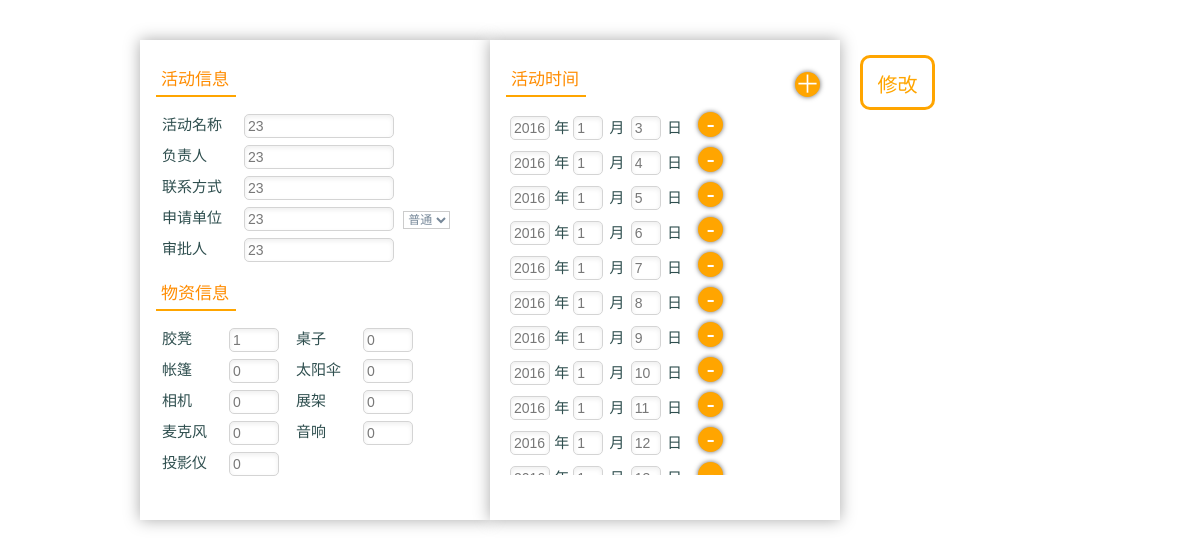
The page /684/apply_modify/ on the database its author committed.
### mng/models.py (models this page shows, shortened)
class Apply(models.Model):
    act_name = models.CharField(max_length=100)
    applicant = models.CharField(max_length=50)
    tel = models.CharField(max_length=30)
    apply_org = models.CharField(max_length=50)
    assistant = models.CharField(max_length=50, default='no_name')
    char_num = models.IntegerField(default=0)
    desk_num = models.IntegerField(default=0)
    tent_num = models.IntegerField(default=0)
    umbrella_num = models.IntegerField(default=0)
    red_num = models.IntegerField(default=0)
    cloth_num = models.IntegerField(default=0)
    loud_num = models.IntegerField(default=0)
    sound_num = models.IntegerField(default=0)
    projector = models.IntegerField(default=0)

class ApplyTime(models.Model):
    apply = models.ForeignKey(Apply, related_name='rap')
    year = models.IntegerField(default=0)
    month = models.IntegerField(default=0)
    day = models.IntegerField(default=0)

### mng/views.py (the view)
# urls.py: url(r'^(?P<apply_id>[0-9]+)/apply_modify/$', views.apply_modify, name='apply_modify'),
def apply_modify(request, apply_id):
    apply_rcd = get_object_or_404(Apply, pk=apply_id)
    return render(request, 'mng/apply_modify.html', {'apply': apply_rcd})

### mng/templates/mng/apply_modify.html (shortened to what this page needs)
<!DOCTYPE html>
<html lang="en">
<head>
    {% load staticfiles %}
    <link type="text/css" rel="stylesheet" href="{% static "css/base.css" %}">
    <link type="text/css" rel="stylesheet" href="{% static "css/apply.css" %}">
</head>
<body>
<div>
    <form action="{% url 'mng:save_modify' apply.id%}" onsubmit="return checkParam()" method="post" style="height: 100%">
        <div class="main">
            <div class="apply-content">
                <div class="table_title">活动信息</div>
                <table>
                    <tr class="input_wrap">
                        <td>
                            <label for="act_name">活动名称</label>
                        </td>
                        <td>
                            <input type="text" name="act_name" id="act_name" onfocus="highLight(this)"
                                   value="{{ apply.act_name }}"/>
                        </td>
                    </tr>
                    <tr class="input_wrap">
                        <td>
                            <label for="applicant">负责人</label>
                        </td>
                        <td>
                            <input type="text" name="applicant" id="applicant" onfocus="highLight(this)"
                                   value="{{ apply.applicant }}"/>
                        </td>
                    </tr>
                    <tr class="input_wrap">
                        <td>
                            <label for="tel">联系方式</label>
                        </td>
                        <td>
                            <input type="text" id="tel" name="tel" onfocus="highLight(this)" value="{{ apply.tel }}"/>
                        </td>
                    </tr>
                    <tr class="input_wrap">
                        <td>
                            <label for="apply_org">申请单位</label>
                        </td>
                        <td>
                            <input type="text" id="apply_org" name="apply_org" onfocus="highLight(this)"
                                   value="{{ apply.apply_org }}"/>
                            <select id="priority" name="priority" onfocus="highLight(this)">
                                <option value="1">普通</option>
                            </select>
                        </td>
                    </tr>
                    <tr class="input_wrap">
                        <td>
                            <label for="assistant">审批人</label>
                        </td>
                        <td>
                            <input type="text" id="assistant" name="assistant" onfocus="highLight(this)"
                            value="{{ apply.assistant }}"/>
                        </td>
                    </tr>
                </table>
                <div class="table_title">物资信息</div>
                <table id="material">
                    <tr class="material_wrap">
                        <td>
                            <label for="chair_num">胶凳</label>
                        </td>
                        <td>
                            <input type="text" id="chair_num" name="chair_num" onfocus="highLight(this)"
                                   value="{{ apply.char_num }}"/>
                        </td>
                        <td>
                            <label for="desk_num">桌子</label>
                        </td>
                        <td>
                            <input type="text" id="desk_num" name="desk_num" onfocus="highLight(this)"
                                   value="{{ apply.desk_num }}"/>
                        </td>
                    </tr>
                    <tr class="material_wrap">
                        <td>
                            <label for="tent_num">帐篷</label>
                        </td>
                        <td>
                            <input type="text" id="tent_num" name="tent_num" onfocus="highLight(this)"
                                   value="{{ apply.tent_num }}"/>
                        </td>
                        <td>
                            <label for="umbrella_num">太阳伞</label>
                        </td>
                        <td>
                            <input type="text" id="umbrella_num" name="umbrella_num" onfocus="highLight(this)"
                                   value="{{ apply.umbrella_num }}"/>
                        </td>
                    </tr>
                    <tr class="material_wrap">
                        <td>
                            <label for="red_num">相机</label>
                        </td>
                        <td>
                            <input type="text" id="red_num" name="red_num" onfocus="highLight(this)"
                                   value="{{ apply.red_num }}"/>
                        </td>
                        <td>
                            <label for="cloth_num">展架</label>
                        </td>
                        <td>
                            <input type="text" id="cloth_num" name="cloth_num" onfocus="highLight(this)"
                                   value="{{ apply.cloth_num }}"/>
                        </td>
                    </tr>
                    <tr class="material_wrap">
                        <td>
                            <label for="loud_num">麦克风</label>
                        </td>
                        <td>
                            <input type="text" id="loud_num" name="loud_num" onfocus="highLight(this)"
                                   value="{{ apply.loud_num }}"/>
                        </td>
                        <td>
                            <label for="sound_num">音响</label>
                        </td>
                        <td>
                            <input type="text" id="sound_num" name="sound_num" onfocus="highLight(this)"
                                   value="{{ apply.sound_num }}"/>
                        </td>
                    </tr>
                    <tr class="material_wrap">
                        <td>
                            <label for="projector">投影仪</label>
                        </td>
                        <td>
                            <input type="text" id="projector" name="projector" onfocus="highLight(this)"
                                   value="{{ apply.projector }}"/>
                        </td>
                    </tr>
                </table>
            </div>
            <div class="apply-content">
                <div class="table_title">活动时间</div>
                <div class="add_time" onclick="addLi()">
                    ＋
                </div>
                <div class="ul_wrap" style="height: 80%">
                    <ul>
                        {% for apply_time in apply.rap.all %}
                            <li>
                                <input class="year_time_input" name="li_year_{{ forloop.counter}}"
                                       id="li_year_{{ forloop.counter }}" value="{{ apply_time.year }}">
                                <label class="year_time_input">年</label>
                                <input class="time_input" name="li_month_{{ forloop.counter }}"
                                       id="li_month_{{ forloop.counter }}" value="{{ apply_time.month }}">
                                <label class="time_label">月</label>
                                <input class="time_input" name="li_day_{{ forloop.counter }}"
                                       id="li_day_{{ forloop.counter }}" value="{{ apply_time.day }}">
                                <label class="time_label">日</label>
                                <button class="remove_time" onclick="rmSelf(this)">-</button>
                            </li>
                        {% endfor %}
                    </ul>
                </div>
            </div>
            <button type="submit" class="btn_done">
                修改
            </button>
        </div>
    </form>
</div>
</body>
</html>

### mng/static/css/base.css (style rules this page uses)
* { margin: 0; padding: 0; font-family: "Lantinghei SC", "Microsoft Yahei", 宋体, Arial, Helvetica, sans-serif; font-size: 15px; font-style: normal; color: #444; -webkit-box-sizing: border-box; -moz-box-sizing: border-box; box-sizing: border-box; }
html, body { height: 100%; overflow-x: hidden; }
li, ul, img, a, div { border: 0; list-style: none; }
div { display: block; }

### mng/static/css/apply.css (style rules this page uses)
.main { margin: 20px auto; width: 80%; height: 100%; padding: 20px; }
.apply-content { width: 350px; height: 480px; background-color: white; box-shadow: 0 0 15px #aaa; float: left; padding: 10px; text-align: left; }
label { color: darkslategray; font-size: 15px; margin: 5px 10px 0 10px; }
input { margin: 5px 5px 0 10px; width: 50px; font-size: 14px; padding: 3px; border-radius: 5px; border: 1px solid #D4D4D4; box-shadow: inset 0 2px 5px #eee; color: #787878; }
table { margin: 5px 0; }
.input_wrap input { width: 150px; }
.material_wrap input { width: 50px; }
.time_label { margin: 5px 2px 0 2px; }
.time_input { width: 30px; margin: 5px 0 0 0; }
.table_title { width: 80px; color: darkorange; margin: 10px 10px 10px 6px; padding: 5px; font-size: 17px; border-bottom: solid orange 2px; word-break: keep-all; }
.year_time_input { width: 40px; margin: 5px 0 0 0; }
select { background-color: white; border: 1px solid #ccc; font-size: 12px; color: lightslategrey; }
.ul_wrap { margin:0; padding:0; height:220px; overflow-x: hidden; overflow-y: auto; }
ul { margin: 0 0 5px 10px; overflow: auto; }
.add_time { width: 25px; height: 25px; margin: -35px 10px 5px 10px; float: right; background-color: orange; border-radius: 15px; border-width: 0; box-shadow: 0 0 5px #666; font-size: 25px; color: white; text-align: center; line-height: 25px; }
.remove_time { width: 25px; height: 25px; margin: 5px 25px 5px 10px; background-color: orange; border-radius: 15px; border-width: 0; box-shadow: 0 0 5px #666; font-size: 25px; color: white; text-align: center; line-height: 25px; }
.btn_done { background-color: white; width: 75px; height: 55px; margin: 15px 20px; border: 3px orange solid; border-radius: 10px; font-size: 20px; color: orange; text-align: center; line-height: 55px; }

### rows shown on the page
Apply: act_name "23", applicant "23", tel "23", apply_org "23", assistant "23", chair_num "1", desk_num "0", tent_num "0", umbrella_num "0", red_num "0", cloth_num "0", loud_num "0", sound_num "0", projector "0"
ApplyTime: year "2016", month "1", day "3"
ApplyTime: year "2016", month "1", day "4"
ApplyTime: year "2016", month "1", day "5"
ApplyTime: year "2016", month "1", day "6"
ApplyTime: year "2016", month "1", day "7"
ApplyTime: year "2016", month "1", day "8"
ApplyTime: year "2016", month "1", day "9"
ApplyTime: year "2016", month "1", day "10"
ApplyTime: year "2016", month "1", day "11"
ApplyTime: year "2016", month "1", day "12"
ApplyTime: year "2016", month "1", day "13"
